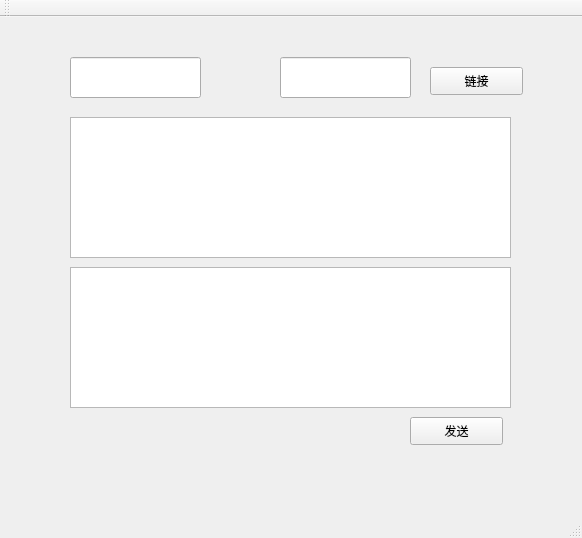
<?xml version="1.0" encoding="UTF-8"?>
<ui version="4.0">
 <class>MainWindow</class>
 <widget class="QMainWindow" name="MainWindow">
  <property name="geometry">
   <rect>
    <x>0</x>
    <y>0</y>
    <width>582</width>
    <height>538</height>
   </rect>
  </property>
  <property name="windowTitle">
   <string>MainWindow</string>
  </property>
  <widget class="QWidget" name="centralWidget">
   <widget class="QLineEdit" name="lineEdit_IP">
    <property name="geometry">
     <rect>
      <x>70</x>
      <y>40</y>
      <width>131</width>
      <height>41</height>
     </rect>
    </property>
   </widget>
   <widget class="QLineEdit" name="lineEdit_Port">
    <property name="geometry">
     <rect>
      <x>280</x>
      <y>40</y>
      <width>131</width>
      <height>41</height>
     </rect>
    </property>
   </widget>
   <widget class="QPushButton" name="pushButton_Connect">
    <property name="geometry">
     <rect>
      <x>430</x>
      <y>50</y>
      <width>93</width>
      <height>28</height>
     </rect>
    </property>
    <property name="text">
     <string>链接</string>
    </property>
   </widget>
   <widget class="QPushButton" name="pushButton_Send">
    <property name="geometry">
     <rect>
      <x>410</x>
      <y>400</y>
      <width>93</width>
      <height>28</height>
     </rect>
    </property>
    <property name="text">
     <string>发送</string>
    </property>
   </widget>
   <widget class="QTextEdit" name="textEdit_Send">
    <property name="geometry">
     <rect>
      <x>70</x>
      <y>100</y>
      <width>441</width>
      <height>141</height>
     </rect>
    </property>
   </widget>
   <widget class="QTextEdit" name="textEdit_Recv">
    <property name="geometry">
     <rect>
      <x>70</x>
      <y>250</y>
      <width>441</width>
      <height>141</height>
     </rect>
    </property>
   </widget>
  </widget>
  <widget class="QMenuBar" name="menuBar">
   <property name="geometry">
    <rect>
     <x>0</x>
     <y>0</y>
     <width>582</width>
     <height>26</height>
    </rect>
   </property>
  </widget>
  <widget class="QToolBar" name="mainToolBar">
   <attribute name="toolBarArea">
    <enum>TopToolBarArea</enum>
   </attribute>
   <attribute name="toolBarBreak">
    <bool>false</bool>
   </attribute>
  </widget>
  <widget class="QStatusBar" name="statusBar"/>
 </widget>
 <layoutdefault spacing="6" margin="11"/>
 <resources/>
 <connections/>
</ui>
